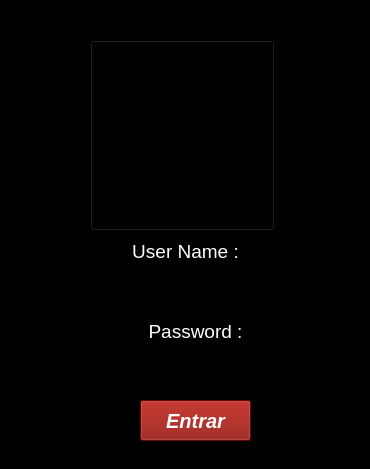
<?xml version="1.0" encoding="UTF-8"?>
<ui version="4.0">
 <class>Form</class>
 <widget class="QWidget" name="Form">
  <property name="geometry">
   <rect>
    <x>0</x>
    <y>0</y>
    <width>370</width>
    <height>469</height>
   </rect>
  </property>
  <property name="minimumSize">
   <size>
    <width>370</width>
    <height>469</height>
   </size>
  </property>
  <property name="maximumSize">
   <size>
    <width>370</width>
    <height>469</height>
   </size>
  </property>
  <property name="windowTitle">
   <string>Form</string>
  </property>
  <property name="styleSheet">
   <string notr="true">background:rgb(0, 0, 0);
color:white;</string>
  </property>
  <widget class="QPushButton" name="pushButton">
   <property name="geometry">
    <rect>
     <x>90</x>
     <y>40</y>
     <width>185</width>
     <height>191</height>
    </rect>
   </property>
   <property name="minimumSize">
    <size>
     <width>185</width>
     <height>191</height>
    </size>
   </property>
   <property name="maximumSize">
    <size>
     <width>185</width>
     <height>191</height>
    </size>
   </property>
   <property name="text">
    <string/>
   </property>
   <property name="icon">
    <iconset>
     <normaloff>../assets/pvm.png</normaloff>../assets/pvm.png</iconset>
   </property>
   <property name="iconSize">
    <size>
     <width>187</width>
     <height>500</height>
    </size>
   </property>
  </widget>
  <widget class="QLineEdit" name="line_name">
   <property name="geometry">
    <rect>
     <x>90</x>
     <y>280</y>
     <width>191</width>
     <height>31</height>
    </rect>
   </property>
  </widget>
  <widget class="QLineEdit" name="line_password">
   <property name="geometry">
    <rect>
     <x>90</x>
     <y>350</y>
     <width>191</width>
     <height>31</height>
    </rect>
   </property>
  </widget>
  <widget class="QLabel" name="label">
   <property name="geometry">
    <rect>
     <x>100</x>
     <y>240</y>
     <width>171</width>
     <height>21</height>
    </rect>
   </property>
   <property name="text">
    <string>&lt;html&gt;&lt;head/&gt;&lt;body&gt;&lt;p align=&quot;center&quot;&gt;&lt;span style=&quot; font-size:14pt;&quot;&gt;User Name :&lt;/span&gt;&lt;/p&gt;&lt;/body&gt;&lt;/html&gt;</string>
   </property>
  </widget>
  <widget class="QLabel" name="label_2">
   <property name="geometry">
    <rect>
     <x>110</x>
     <y>320</y>
     <width>171</width>
     <height>21</height>
    </rect>
   </property>
   <property name="text">
    <string>&lt;html&gt;&lt;head/&gt;&lt;body&gt;&lt;p align=&quot;center&quot;&gt;&lt;span style=&quot; font-size:14pt;&quot;&gt;Password :&lt;/span&gt;&lt;/p&gt;&lt;/body&gt;&lt;/html&gt;</string>
   </property>
  </widget>
  <widget class="QPushButton" name="btn_entrar">
   <property name="geometry">
    <rect>
     <x>140</x>
     <y>400</y>
     <width>111</width>
     <height>41</height>
    </rect>
   </property>
   <property name="font">
    <font>
     <family>Arial</family>
     <pointsize>15</pointsize>
     <weight>75</weight>
     <italic>true</italic>
     <bold>true</bold>
    </font>
   </property>
   <property name="cursor">
    <cursorShape>PointingHandCursor</cursorShape>
   </property>
   <property name="toolTip">
    <string>&lt;html&gt;&lt;head/&gt;&lt;body&gt;&lt;p align=&quot;center&quot;&gt;&lt;span style=&quot; font-size:18pt; font-style:italic;&quot;&gt;Entrar!&lt;/span&gt;&lt;/p&gt;&lt;/body&gt;&lt;/html&gt;</string>
   </property>
   <property name="whatsThis">
    <string>&lt;html&gt;&lt;head/&gt;&lt;body&gt;&lt;p align=&quot;center&quot;&gt;&lt;span style=&quot; font-size:16pt; font-style:italic;&quot;&gt;Entrar!&lt;/span&gt;&lt;/p&gt;&lt;/body&gt;&lt;/html&gt;</string>
   </property>
   <property name="styleSheet">
    <string notr="true">background:rgb(138, 10, 1);
color:white</string>
   </property>
   <property name="text">
    <string>Entrar</string>
   </property>
  </widget>
  <widget class="QLabel" name="label_ERROR">
   <property name="geometry">
    <rect>
     <x>50</x>
     <y>10</y>
     <width>301</width>
     <height>20</height>
    </rect>
   </property>
   <property name="styleSheet">
    <string notr="true">color:red;</string>
   </property>
   <property name="text">
    <string>&lt;html&gt;&lt;head/&gt;&lt;body&gt;&lt;p align=&quot;center&quot;&gt;&lt;br/&gt;&lt;/p&gt;&lt;/body&gt;&lt;/html&gt;</string>
   </property>
  </widget>
 </widget>
 <resources/>
 <connections/>
</ui>
